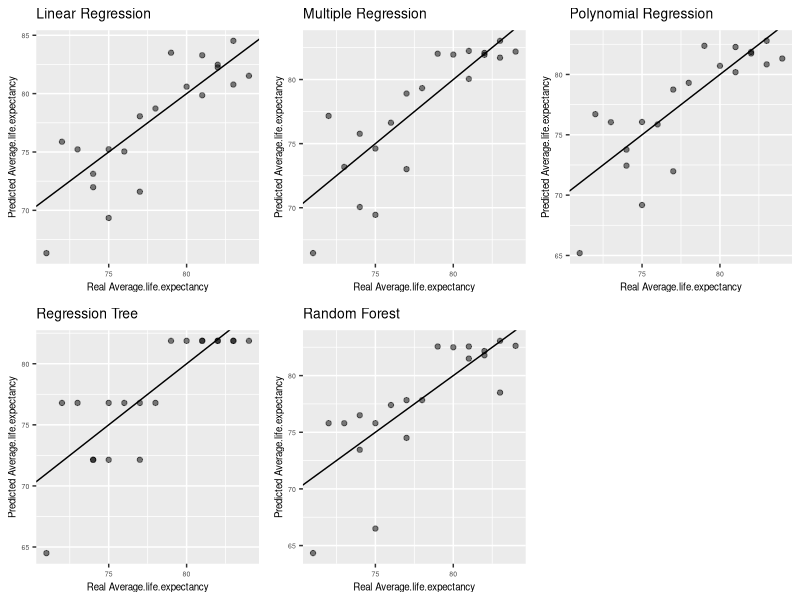
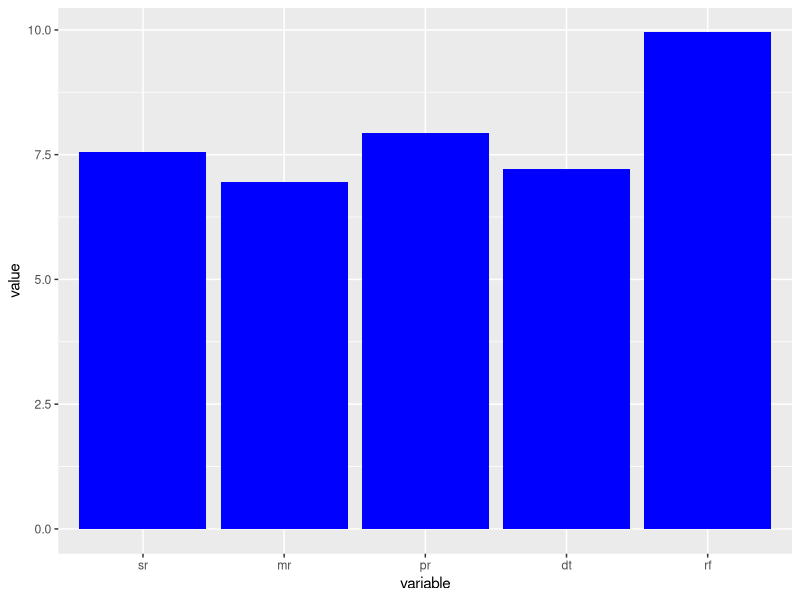
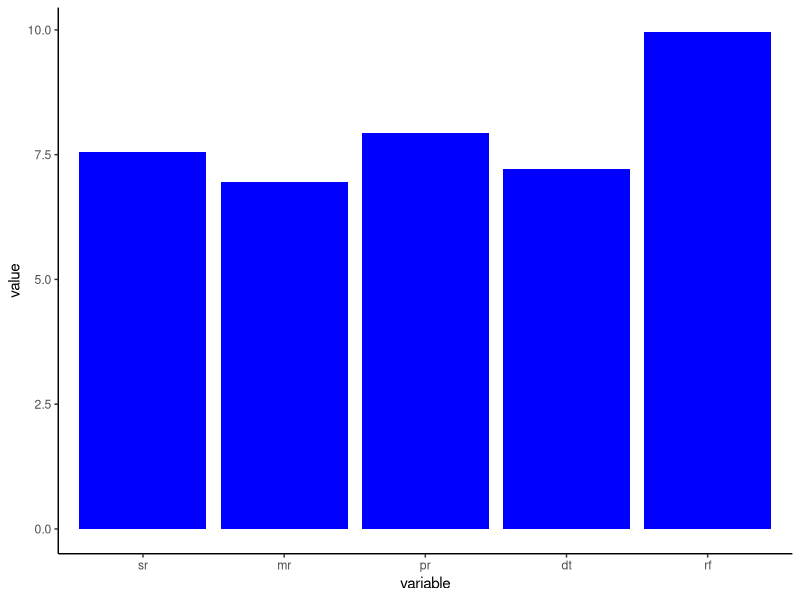

Write the R code that produced these figures, in order.
## ---- chunk 1
setwd('C:/Users/VerkhovodTS/Desktop/R')
f1 <- read.csv2('AGE_test.csv', header = TRUE, encoding = 'UNICOD')
f2 <- read.csv2('AGE_fit.csv', header = TRUE, encoding = 'UNICOD')
f2 <- f2[-1]
f <- dplyr::bind_cols(f1, f2)
f <- f[,-1]
head(f)
## ---- chunk 2
library(gridExtra)
library(ggplot2)
g_sr <- ggplot(f, aes(x=Average.life.expectancy, y=p_sr)) + 
  geom_abline(intercept=0, slope=1) +
  geom_point(alpha=0.5) + labs(title="Linear Regression", x="Real Average.life.expectancy", y="Predicted Average.life.expectancy") + 
  theme(plot.title=element_text(size=10), axis.title.x=element_text(size=7), axis.title.y=element_text(size=7), axis.text.x=element_text(size=5), axis.text.y=element_text(size=5)) + theme(legend.position="none")

g_mr <- ggplot(f, aes(x=Average.life.expectancy, y=p_mr)) + 
  geom_abline(intercept=0, slope=1) +
  geom_point(alpha=0.5) + labs(title="Multiple Regression", x="Real Average.life.expectancy", y="Predicted Average.life.expectancy") + 
  theme(plot.title=element_text(size=10), axis.title.x=element_text(size=7), axis.title.y=element_text(size=7), axis.text.x=element_text(size=5), axis.text.y=element_text(size=5)) + theme(legend.position="none")

g_pr <- ggplot(f, aes(x=Average.life.expectancy, y=p_pr)) + 
  geom_abline(intercept=0, slope=1) +
  geom_point(alpha=0.5) + labs(title="Polynomial Regression", x="Real Average.life.expectancy", y="Predicted Average.life.expectancy") + 
  theme(plot.title=element_text(size=10), axis.title.x=element_text(size=7), axis.title.y=element_text(size=7), axis.text.x=element_text(size=5), axis.text.y=element_text(size=5)) + theme(legend.position="none") 

g_dt <- ggplot(f, aes(x=Average.life.expectancy, y=p_dt)) + 
  geom_abline(intercept=0, slope=1) +
  geom_point(alpha=0.5) + labs(title="Regression Tree", x="Real Average.life.expectancy", y="Predicted Average.life.expectancy") + 
  theme(plot.title=element_text(size=10), axis.title.x=element_text(size=7), axis.title.y=element_text(size=7), axis.text.x=element_text(size=5), axis.text.y=element_text(size=5)) + theme(legend.position="none")

g_rf <- ggplot(f, aes(x=Average.life.expectancy, y=p_rf)) + 
  geom_abline(intercept=0, slope=1) +
  geom_point(alpha=0.5) + labs(title="Random Forest", x="Real Average.life.expectancy", y="Predicted Average.life.expectancy") + 
  theme(plot.title=element_text(size=10), axis.title.x=element_text(size=7), axis.title.y=element_text(size=7), axis.text.x=element_text(size=5), axis.text.y=element_text(size=5)) + theme(legend.position="none")

gridExtra::grid.arrange(g_sr,g_mr,g_pr,g_dt,g_rf,ncol=3)
## ---- chunk 3
sr <- mean ((f$Average.life.expectancy - f$p_sr) ^ 2) 
mr <- mean ((f$Average.life.expectancy - f$p_mr) ^ 2) 
pr <- mean ((f$Average.life.expectancy - f$p_pr) ^ 2) 
dt <- mean ((f$Average.life.expectancy - f$p_dt) ^ 2) 
rf <- mean ((f$Average.life.expectancy - f$p_rf) ^ 2) 
mse <- data.frame(sr,mr,pr,dt,rf) 
head(mse) 
mse1 <- reshape::melt.data.frame(mse) 
head(mse1) 
b1 <- ggplot(mse1, aes(x=variable, y=value)) +   geom_bar(stat="summary", fun=mean, fill = 'blue')
b1 
## ---- chunk 4
ggsave("plot.jpg", plot=b1 + theme_classic(), width=20, height=15, units="cm", dpi=600)
